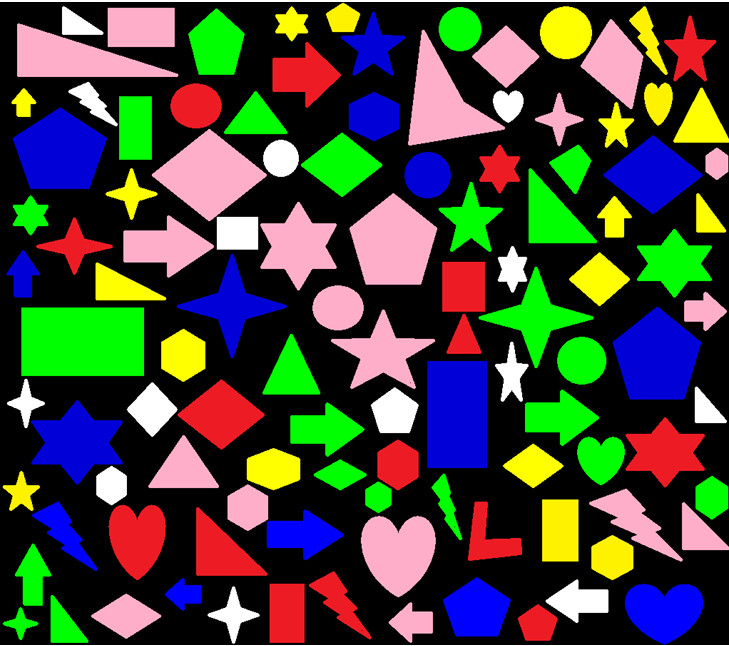
#> input picture 1.jpg, 729 x 646 px
$ jupyter execute circle_blu.ipynb
#> lines starting #> are read from the running program, lines starting #| are printed output that depends on the picture; after the words box and inside, x2 and y2 are one past the last pixel; in counts of white or black regions, pixels touching at a corner belong together
[cell 1]
import cv2
import numpy as np

[cell 2]
path="1.jpg"

[cell 3]
def get_limits(color):
    c=np.uint8([[color]]) #here insert the bgr value
    hsvB=cv2.cvtColor(c,cv2.COLOR_BGR2HSV)
    lowerLimit = hsvB[0][0][0] - 10, 100, 100
    upperLimit = hsvB[0][0][0] + 10, 255, 255

    lowerLimit=np.array(lowerLimit,dtype=np.uint8)
    upperLimit=np.array(upperLimit,dtype=np.uint8)

    return lowerLimit,upperLimit

[cell 4]
blue=[255,0,0]

[cell 5]
img=cv2.imread(path)
#> img is the input picture: shape (646, 729, 3); mean B, G, R 57.5, 69.3, 67.3
hsv_blue=cv2.cvtColor(img,cv2.COLOR_BGR2HSV)
#> hsv_blue: shape (646, 729, 3); mean H, S, V 64.6, 129.3, 114.6

lowerLimit,upperLimit=get_limits(color=blue)

mask=cv2.inRange(hsv_blue,lowerLimit,upperLimit)
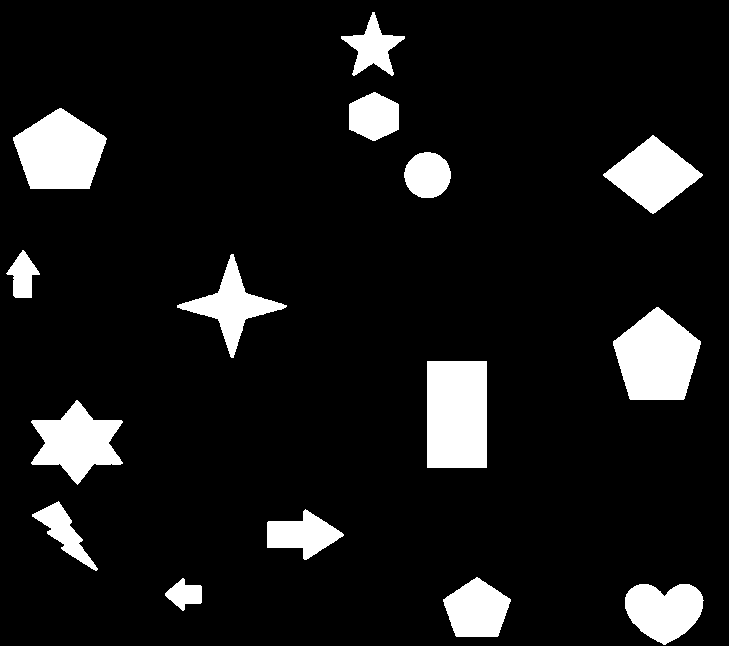
#> mask: shape (646, 729); 9.7% white; 15 white regions

def detect_shape(contour):
    # Approximate the contour to determine the shape
    peri = cv2.arcLength(contour, True)
    approx = cv2.approxPolyDP(contour, 0.04 * peri, True)
    num_sides = len(approx)

    # Circle detection
    if num_sides >= 8:
        area = cv2.contourArea(contour) #area
        radius = np.sqrt(area / np.pi) #radious of circle
        c = peri / (2 * np.pi * radius) #peri
        if c >= 0.8 and c <= 1.2:  #range of circle
            return "Circle"
    return 'Unknown'

val,thresh=cv2.threshold(mask,115,255,cv2.THRESH_BINARY)

contours, _ = cv2.findContours(thresh, cv2.RETR_EXTERNAL, cv2.CHAIN_APPROX_SIMPLE)
#> contours = 15 contours; largest, box (x1, y1, x2, y2) and area: (427, 361, 487, 468) 6254, (613, 307, 701, 400) 5622, (13, 108, 107, 189) 5254, (31, 400, 123, 485) 4102, (603, 135, 703, 214) 3938
# Iterate over the contours and detect shapes
for contour in contours:
    shape = detect_shape(contour)
    M = cv2.moments(contour)
    cx = int(M["m10"] / M["m00"]) if M["m00"] != 0 else 0
    cy = int(M["m01"] / M["m00"]) if M["m00"] != 0 else 0
    cv2.putText(img, shape, (cx, cy), cv2.FONT_HERSHEY_SIMPLEX, 0.5, (128,128,178), 2)
#> this loop made 15 passes
#> (peri in detect_shape, num_sides in detect_shape, shape, cx, cy) on passes 1, 2, 3, 4, 8, 10, 13, 14: (240.8, 7, 'Unknown', 663, 610), (114.9, 7, 'Unknown', 184, 593), (211, 5, 'Unknown', 476, 609), (219.8, 7, 'Unknown', 302, 534), (298.8, 5, 'Unknown', 656, 357), (140, 7, 'Unknown', 22, 275), (291.5, 5, 'Unknown', 59, 151), (167.1, 6, 'Unknown', 373, 116)
#> (peri in detect_shape, num_sides in detect_shape, area in detect_shape, radius in detect_shape, c in detect_shape, shape, cx, cy) on passes 6, 9, 11, 15: (335.8, 8, 4102, 36.13, 1.48, 'Unknown', 76, 441), (364.8, 8, 2958.5, 30.69, 1.89, 'Unknown', 231, 305), (151, 8, 1626.5, 22.75, 1.06, 'Circle', 427, 174), (252.2, 10, 1570.5, 22.36, 1.8, 'Unknown', 372, 47)
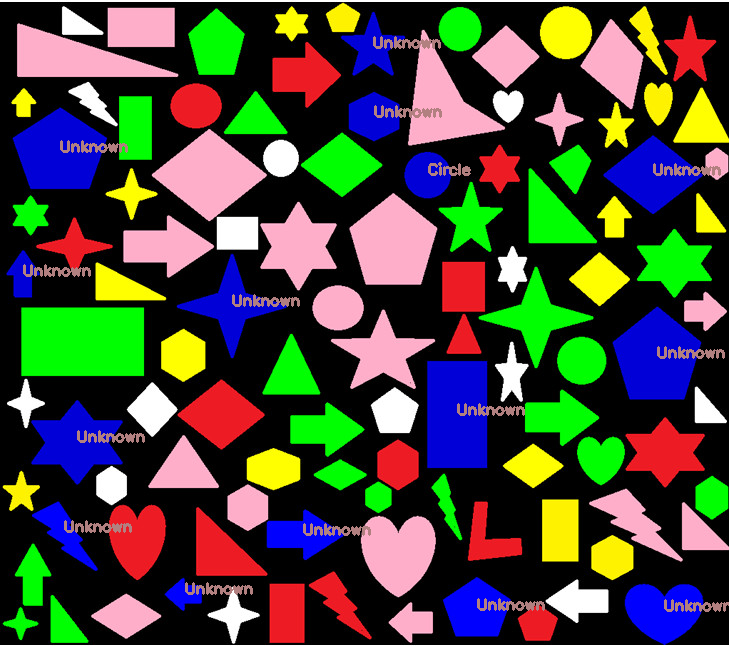
#> img: shape (646, 729, 3); 1.43% of pixels changed, all inside (x1, y1, x2, y2) = (23, 36, 729, 612)

cv2.imshow('img',mask)
cv2.imshow('img1',img)
cv2.imshow('img2',thresh)
cv2.waitKey(0)
cv2.destroyAllWindows()
